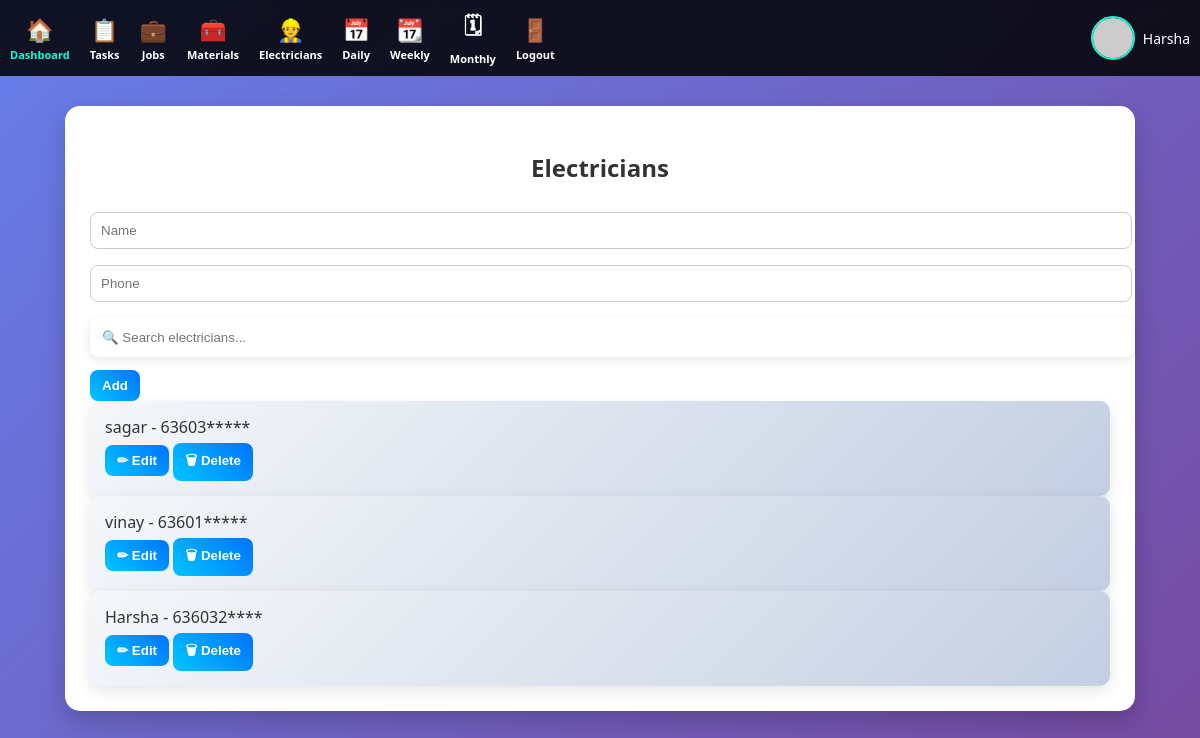
/electricians (signed in), run on the app's committed database.
### models.py (models this page shows)
class User(db.Model):
    id = db.Column(db.Integer, primary_key=True)
    username = db.Column(db.String(100), unique=True)
    password = db.Column(db.String(200))
    role = db.Column(db.String(20), default="user")  # user / admin
    photo = db.Column(db.String(200), default="Krish.jpg")

class Electrician(db.Model):
    id = db.Column(db.Integer, primary_key=True)
    name = db.Column(db.String(100))
    phone = db.Column(db.String(20))
    time = db.Column(db.DateTime, default=datetime.utcnow)
    tasks = db.relationship('Task', backref='electrician', lazy=True)

### app.py (the view, shortened to what this page needs)
@app.route('/electricians', methods=['GET','POST'])
def electricians():
    if 'user' not in session:
        return redirect('/')
    return render_template(
    'electricians.html',
    data=Electrician.query.all(),
    user=get_current_user()
)

### app.py (called while the page is built)
def get_current_user():
    if 'user' in session:
        return User.query.filter_by(username=session['user']).first()
    return None

@app.context_processor
def inject_user():
    if 'user' in session:
        user = User.query.filter_by(username=session['user']).first()
        return dict(user=user)
    return dict(user=None)

### templates/electricians.html
{% extends "base.html" %}
{% block content %}
<h2>Electricians</h2>
<form method="POST">
<input name="name" placeholder="Name" required>
<input name="phone" placeholder="Phone" required>
<input type="text" id="searchElectrician" class="search-box"
placeholder="🔍 Search electricians..."
onkeyup="searchItems('searchElectrician','card')">
<button>Add</button>
</form>
{% for e in data %}
<div class="card electrician-card">
    {{e.name}} - {{e.phone}}
    <br>
    <a href="/edit/electrician/{{e.id}}"><button>✏ Edit</button></a>
    <a href="/delete/electrician/{{e.id}}"><button>🗑 Delete</button></a>
</div>
{% endfor %}
{% endblock %}

### templates/base.html (shortened to what this page needs)
<!DOCTYPE html>
<html>
<head>
<link rel="stylesheet" href="{{ url_for('static', filename='css/style.css') }}">
</head>
<body>
<div class="navbar">
    <a href="/dashboard" class="nav-item active">
        <span>🏠</span>
        <small>Dashboard</small>
    </a>
    <a href="/tasks" class="nav-item">
        <span>📋</span>
        <small>Tasks</small>
    </a>
    <a href="/jobs" class="nav-item">
        <span>💼</span>
        <small>Jobs</small>
    </a>
    <a href="/materials" class="nav-item">
        <span>🧰</span>
        <small>Materials</small>
    </a>
    <a href="/electricians" class="nav-item">
        <span>👷</span>
        <small>Electricians</small>
    </a>
    <a href="/report/daily" class="nav-item">
        <span>📅</span>
        <small>Daily</small>
    </a>
    <a href="/report/weekly" class="nav-item">
        <span>📆</span>
        <small>Weekly</small>
    </a>
    <a href="/report/monthly" class="nav-item">
        <span>🗓</span>
        <small>Monthly</small>
    </a>
    <a href="/logout" class="nav-item">
        <span>🚪</span>
        <small>Logout</small>
    </a>
    {% if user %}
<div class="profile">
    <img src="https://ui-avatars.com/api/?name={{ user.username }}&background=random&color=fff">
    <span>{{ user.username }}</span>
</div>
{% endif %}
</div>
<div class="container">
    {% block content %}{% endblock %}
</div>
</body>
</html>

### static/css/style.css (style rules this page uses)
body { font-family: 'Segoe UI', sans-serif; margin: 0; background: linear-gradient(135deg, #667eea, #764ba2); color: #333; }
.navbar { display: flex; justify-content: center; gap: 20px; background: rgba(0,0,0,0.85); padding: 15px; backdrop-filter: blur(10px); position: sticky; top: 0; z-index: 1000; }
.navbar a { color: white; text-decoration: none; font-weight: bold; position: relative; }
.navbar a::after { content: ""; width: 0%; height: 2px; background: #00ffd5; position: absolute; left: 0; bottom: -5px; transition: 0.3s; }
.container { width: 85%; margin: 30px auto; background: white; padding: 25px; border-radius: 15px; box-shadow: 0 10px 25px rgba(0,0,0,0.2); animation: fadeIn 0.5s ease-in; }
.card { background: linear-gradient(135deg,#f5f7fa,#c3cfe2); padding: 15px; border-radius: 10px; transition: 0.3s; box-shadow: 0 5px 15px rgba(0,0,0,0.1); }
input, select { width: 100%; padding: 10px; margin: 8px 0; border-radius: 8px; border: 1px solid #ccc; }
.search-box { padding: 12px; border-radius: 8px; border: none; box-shadow: 0 3px 10px rgba(0,0,0,0.1); }
button { background: linear-gradient(45deg,#00c6ff,#0072ff); border: none; color: white; padding: 10px; border-radius: 8px; cursor: pointer; font-weight: bold; transition: 0.3s; }
h2 { text-align: center; }
.profile { display: flex; align-items: center; gap: 10px; margin-left: auto; }
.profile img { width: 35px; height: 35px; border-radius: 50%; border: 2px solid white; }
.navbar { display: flex; justify-content: space-around; align-items: center; background: rgba(0,0,0,0.85); padding: 10px; flex-wrap: wrap; }
.nav-item { display: flex; flex-direction: column; align-items: center; color: white; text-decoration: none; font-size: 14px; transition: 0.3s; }
.nav-item span { font-size: 22px; }
.nav-item small { font-size: 11px; margin-top: 3px; }
.profile { display: flex; align-items: center; gap: 8px; margin-left: auto; color: white; font-size: 14px; }
.profile img { width: 40px; height: 40px; border-radius: 50%; border: 2px solid #00ffd5; }
.navbar { display: flex; align-items: center; justify-content: space-between; }
.nav-item.active { color: #00ffd5; }
button { background: linear-gradient(45deg,#00c6ff,#0072ff); border: none; color: white; padding: 8px 12px; border-radius: 8px; cursor: pointer; margin-top: 5px; }

### data on the page
User: username "Harsha"
Electrician: name "sagar", phone "63603*****"
Electrician: name "vinay", phone "63601*****"
Electrician: name "Harsha", phone "636032****"
